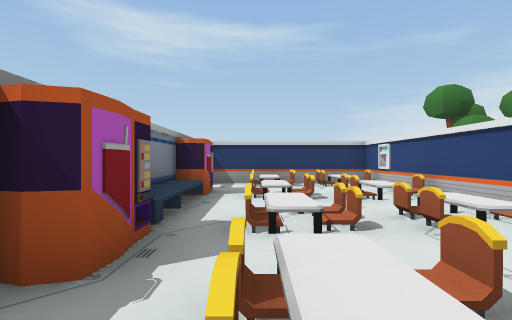
view 1 (above)

22 first-person views from a walk through a scene from a Unity 3-D project. The camera is 1.4 m above the floor, looks level and sees 85° across. Doors are open. The floor is counted in squares, 2 m on a side. Each view is taken from the middle of a square. On the plan, view 1 faces up. The plan holds only what a view shows up to about 9 squares ahead; the rest is blank. The place goes on beyond the plan. The player is left out. Some animated figures are left out. Some surface patterns are stand-ins.

view 2
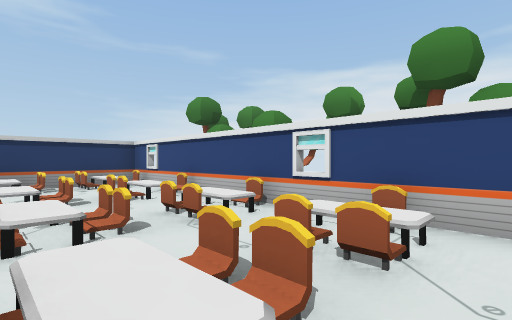

view 3
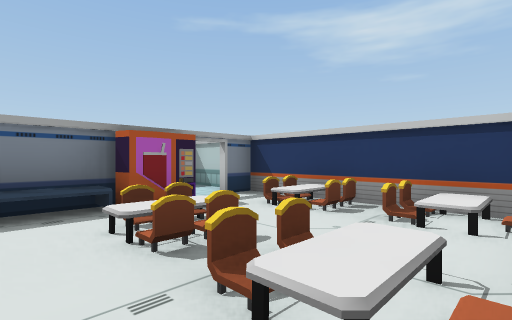

view 4
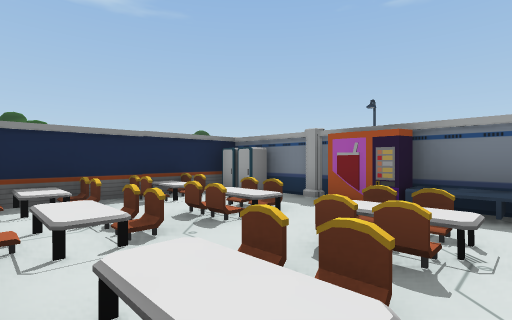

view 5
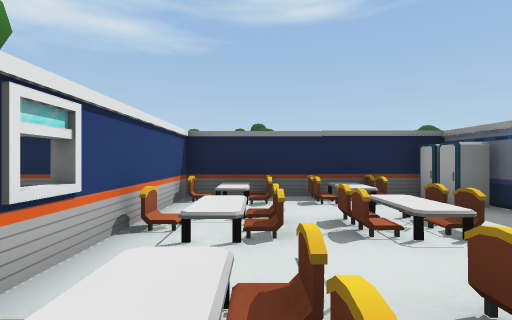

view 6
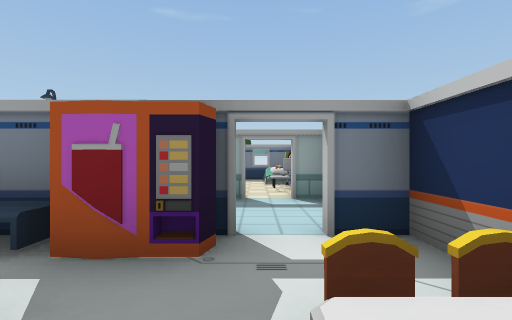

view 7
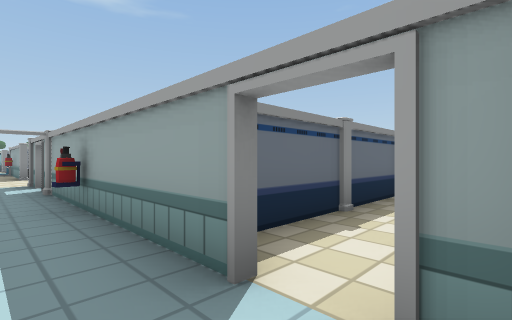

view 8
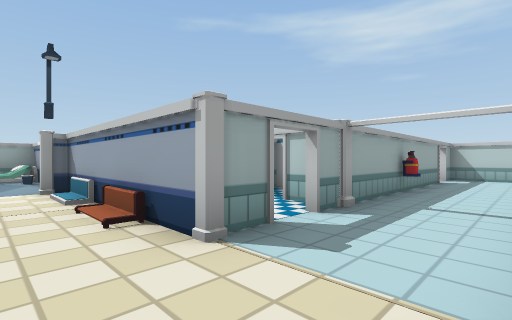

view 9
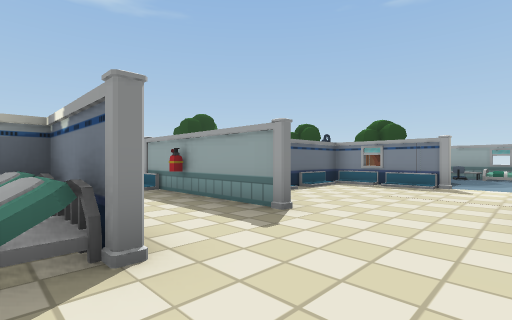

view 10
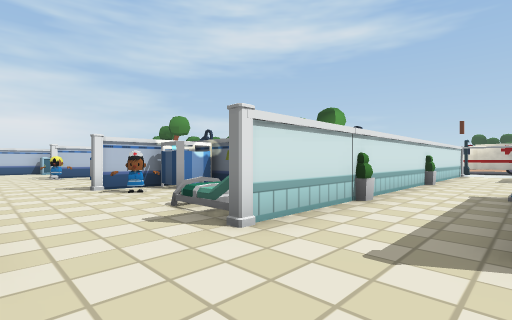

view 11
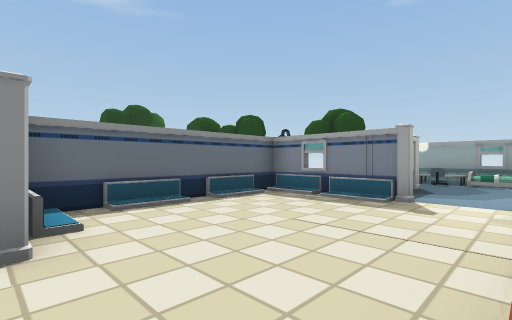

view 12
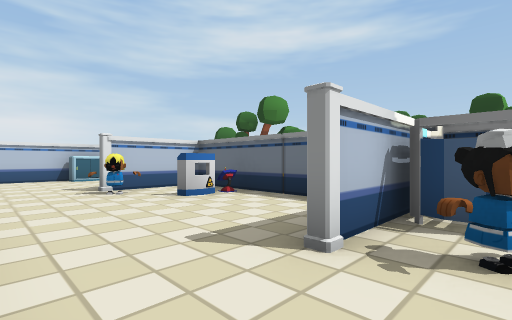

view 13
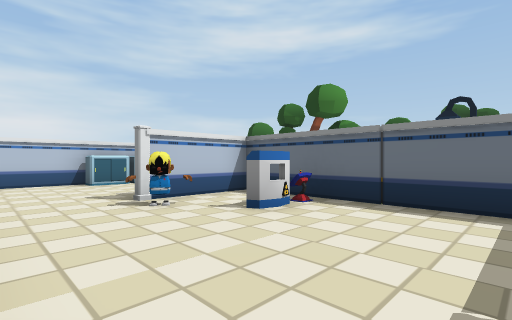

view 14
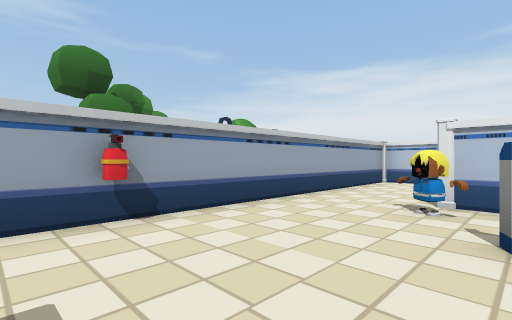

view 15
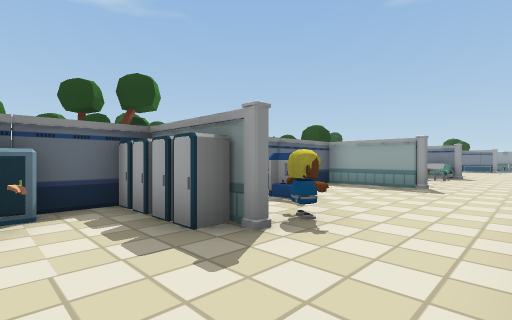

view 16
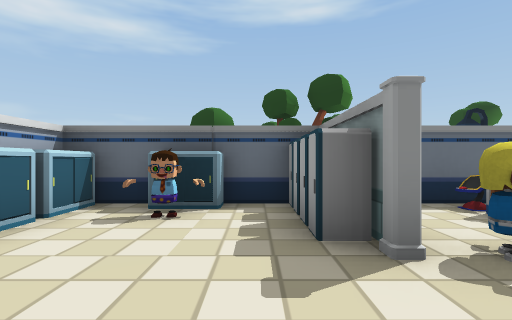

view 17
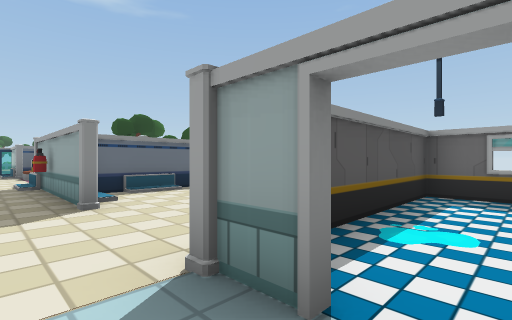

view 18
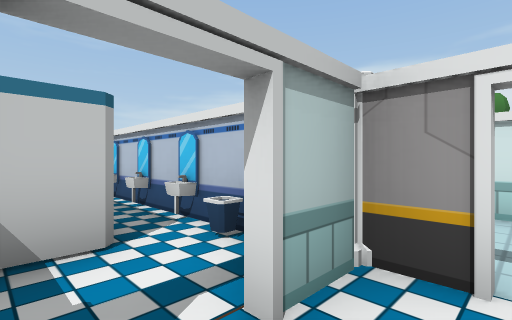

view 19
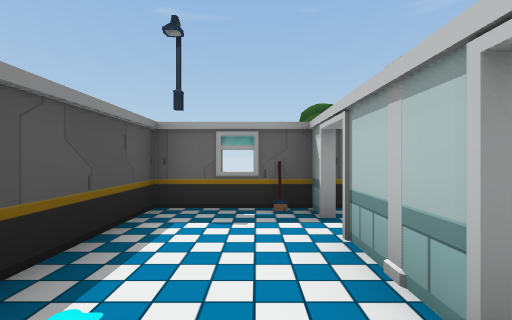

view 20
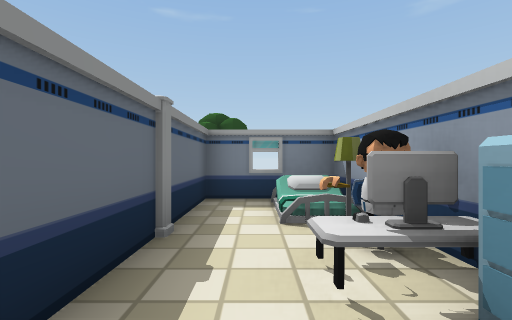

view 21
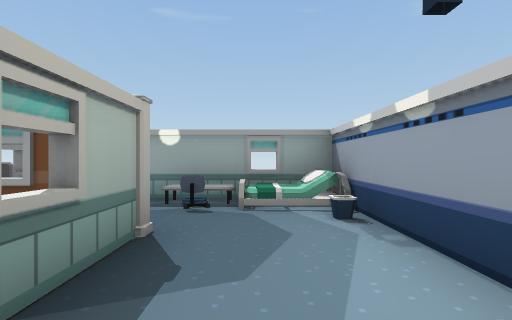

view 22
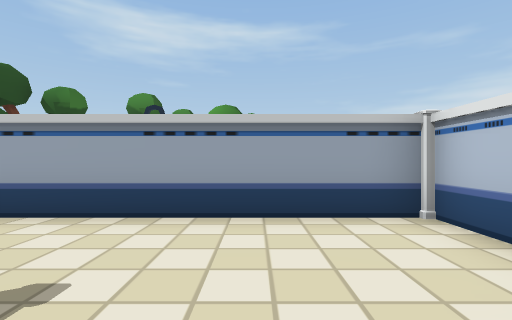

### Floor plan
Ten units are one square. View 1 is at (0, 0); x grows to the right and y downward. Boxes are objects, and circles mark ways between rooms. Rooms are numbered by the first view taken in them; rooms with no view inside come last. Other rooms are left out.
<svg viewBox="-120 -90 260 179">
<path fill="none" stroke="#000" d="M33 1 33 -65M-16 -14 -16 -5M59 15 65 15M-16 44 -16 65M-45 -8 -51 -8M33 55 33 44 33 65 89 65M-44 16 -84 16M-42 -45 -42 -54M34 -84 -16 -84 -16 -76M-41 -56 -41 -44M-59 -8 -65 -8M-25 -84 -41 -84 -41 -76M-65 15 -55 15M-55 -61 -49 -61M-18 84 -18 44M-41 74 -41 84M-55 -84 -85 -84M94 65 125 65M125 16 41 16M131 45 131 24M-105 16 -115 16M-91 54 -91 65 -44 65M-91 -75 -91 -61M-114 41 -101 41M-91 -8 -91 15 -65 15"/>
<rect x="-95" y="45" width="10" height="10" fill="#bbb"><title>other object</title></rect>
<rect x="-95" y="35" width="10" height="10" fill="#bbb"><title>other object</title></rect>
<rect x="-95" y="15" width="10" height="10" fill="#bbb"><title>other object</title></rect>
<rect x="-85" y="55" width="10" height="10" fill="#bbb"><title>other object</title></rect>
<rect x="-85" y="15" width="10" height="10" fill="#bbb"><title>other object</title></rect>
<rect x="-75" y="-15" width="10" height="10" fill="#bbb"><title>other object</title></rect>
<rect x="-75" y="-65" width="10" height="10" fill="#bbb"><title>other object</title></rect>
<rect x="-75" y="-85" width="10" height="10" fill="#bbb"><title>other object</title></rect>
<rect x="-65" y="55" width="10" height="10" fill="#bbb"><title>other object</title></rect>
<rect x="-65" y="15" width="10" height="10" fill="#bbb"><title>other object</title></rect>
<rect x="-65" y="-35" width="20" height="20" fill="#bbb"><title>other object</title></rect>
<rect x="-65" y="-75" width="10" height="10" fill="#bbb"><title>other object</title></rect>
<rect x="-65" y="-85" width="10" height="10" fill="#bbb"><title>other object</title></rect>
<rect x="-55" y="-25" width="20" height="10" fill="#bbb"><title>other object</title></rect>
<rect x="-55" y="-85" width="10" height="10" fill="#bbb"><title>other object</title></rect>
<rect x="-45" y="65" width="10" height="10" fill="#bbb"><title>other object</title></rect>
<rect x="-45" y="55" width="10" height="10" fill="#bbb"><title>other object</title></rect>
<rect x="-45" y="45" width="10" height="10" fill="#bbb"><title>other object</title></rect>
<rect x="-45" y="5" width="10" height="10" fill="#bbb"><title>other object</title></rect>
<rect x="-45" y="-15" width="10" height="10" fill="#bbb"><title>other object</title></rect>
<rect x="-45" y="-35" width="10" height="10" fill="#bbb"><title>other object</title></rect>
<rect x="-45" y="-45" width="10" height="10" fill="#bbb"><title>other object</title></rect>
<rect x="-45" y="-65" width="10" height="10" fill="#bbb"><title>other object</title></rect>
<rect x="-35" y="-45" width="10" height="10" fill="#bbb"><title>other object</title></rect>
<rect x="-25" y="65" width="10" height="10" fill="#bbb"><title>other object</title></rect>
<rect x="-25" y="35" width="10" height="10" fill="#bbb"><title>other object</title></rect>
<rect x="-15" y="55" width="20" height="10" fill="#bbb"><title>other object</title></rect>
<rect x="-15" y="35" width="10" height="10" fill="#bbb"><title>other object</title></rect>
<rect x="-15" y="5" width="10" height="10" fill="#bbb"><title>other object</title></rect>
<rect x="-15" y="-5" width="10" height="10" fill="#bbb"><title>other object</title></rect>
<rect x="-15" y="-35" width="10" height="20" fill="#bbb"><title>other object</title></rect>
<rect x="-15" y="-45" width="10" height="10" fill="#bbb"><title>other object</title></rect>
<rect x="-15" y="-65" width="10" height="20" fill="#bbb"><title>other object</title></rect>
<rect x="-5" y="5" width="10" height="10" fill="#bbb"><title>other object</title></rect>
<rect x="-5" y="-15" width="10" height="10" fill="#bbb"><title>other object</title></rect>
<rect x="-5" y="-35" width="10" height="10" fill="#bbb"><title>other object</title></rect>
<rect x="-5" y="-55" width="10" height="10" fill="#bbb"><title>other object</title></rect>
<rect x="-5" y="-65" width="10" height="10" fill="#bbb"><title>other object</title></rect>
<rect x="-5" y="-75" width="10" height="10" fill="#bbb"><title>other object</title></rect>
<rect x="-5" y="-85" width="10" height="10" fill="#bbb"><title>other object</title></rect>
<rect x="5" y="55" width="10" height="10" fill="#bbb"><title>other object</title></rect>
<rect x="5" y="5" width="10" height="10" fill="#bbb"><title>other object</title></rect>
<rect x="5" y="-15" width="10" height="10" fill="#bbb"><title>other object</title></rect>
<rect x="5" y="-35" width="10" height="10" fill="#bbb"><title>other object</title></rect>
<rect x="5" y="-55" width="10" height="10" fill="#bbb"><title>other object</title></rect>
<rect x="5" y="-65" width="10" height="10" fill="#bbb"><title>other object</title></rect>
<rect x="5" y="-85" width="10" height="10" fill="#bbb"><title>other object</title></rect>
<rect x="15" y="55" width="20" height="10" fill="#bbb"><title>other object</title></rect>
<rect x="15" y="45" width="10" height="10" fill="#bbb"><title>other object</title></rect>
<rect x="15" y="5" width="10" height="10" fill="#bbb"><title>other object</title></rect>
<rect x="15" y="-15" width="10" height="10" fill="#bbb"><title>other object</title></rect>
<rect x="15" y="-35" width="10" height="10" fill="#bbb"><title>other object</title></rect>
<rect x="15" y="-55" width="10" height="10" fill="#bbb"><title>other object</title></rect>
<rect x="15" y="-65" width="10" height="10" fill="#bbb"><title>other object</title></rect>
<rect x="15" y="-75" width="10" height="10" fill="#bbb"><title>other object</title></rect>
<rect x="15" y="-85" width="10" height="10" fill="#bbb"><title>other object</title></rect>
<rect x="25" y="35" width="10" height="10" fill="#bbb"><title>other object</title></rect>
<rect x="25" y="5" width="10" height="10" fill="#bbb"><title>other object</title></rect>
<rect x="25" y="-15" width="10" height="10" fill="#bbb"><title>other object</title></rect>
<rect x="25" y="-35" width="10" height="10" fill="#bbb"><title>other object</title></rect>
<rect x="25" y="-55" width="10" height="10" fill="#bbb"><title>other object</title></rect>
<rect x="25" y="-85" width="10" height="10" fill="#bbb"><title>other object</title></rect>
<rect x="45" y="15" width="10" height="10" fill="#bbb"><title>other object</title></rect>
<rect x="55" y="-25" width="10" height="30" fill="#bbb"><title>other object</title></rect>
<rect x="55" y="-55" width="10" height="20" fill="#bbb"><title>other object</title></rect>
<rect x="55" y="-85" width="10" height="20" fill="#bbb"><title>other object</title></rect>
<rect x="65" y="55" width="10" height="10" fill="#bbb"><title>other object</title></rect>
<rect x="65" y="45" width="10" height="10" fill="#bbb"><title>other object</title></rect>
<rect x="75" y="35" width="10" height="10" fill="#bbb"><title>other object</title></rect>
<rect x="75" y="-45" width="20" height="20" fill="#bbb"><title>other object</title></rect>
<rect x="75" y="-85" width="20" height="20" fill="#bbb"><title>other object</title></rect>
<rect x="85" y="55" width="10" height="10" fill="#bbb"><title>other object</title></rect>
<rect x="85" y="45" width="10" height="10" fill="#bbb"><title>other object</title></rect>
<rect x="85" y="35" width="10" height="10" fill="#bbb"><title>other object</title></rect>
<rect x="95" y="-25" width="20" height="20" fill="#bbb"><title>other object</title></rect>
<rect x="105" y="55" width="20" height="10" fill="#bbb"><title>other object</title></rect>
<rect x="125" y="55" width="10" height="10" fill="#bbb"><title>other object</title></rect>
<rect x="125" y="45" width="10" height="10" fill="#bbb"><title>other object</title></rect>
<rect x="125" y="15" width="10" height="10" fill="#bbb"><title>other object</title></rect>
<circle cx="-55" cy="0" r="3" fill="#2a7"/>
<circle cx="-75" cy="-10" r="3" fill="#2a7"/>
<text x="20" y="-10">1</text>
<text x="-80" y="0">2</text>
</svg>
Room 1 opens to room 2.

Where each view was taken, in squares from view 1:
view 1: 0 up, 0 right, facing up
view 2: 0 up, 0 right, facing up-right
view 3: 4 up, 3 right, facing up-left
view 4: 4 up, 3 right, facing down-left
view 5: 4 up, 2 right, facing down
view 6: 7 up, 1 right, facing left
view 7: 8 up, 3 left, facing down-left
view 8: 3 down, 2 left, facing up-left
view 9: 2 down, 1 left, facing down-left
view 10: 2 down, 4 left, facing down-right
view 11: 2 down, 4 left, facing down-left
view 12: 2 down, 2 right, facing down-right
view 13: 2 down, 4 right, facing down-right
view 14: 5 down, 4 right, facing up-right
view 15: 2 down, 11 right, facing down-left
view 16: 2 down, 10 right, facing down
view 17: 0 up, 3 left, facing down-left
view 18: 0 up, 6 left, facing up-right
view 19: 0 up, 5 left, facing left
view 20: 7 up, 4 left, facing left
view 21: 3 down, 9 left, facing left
view 22: 5 down, 11 right, facing up
